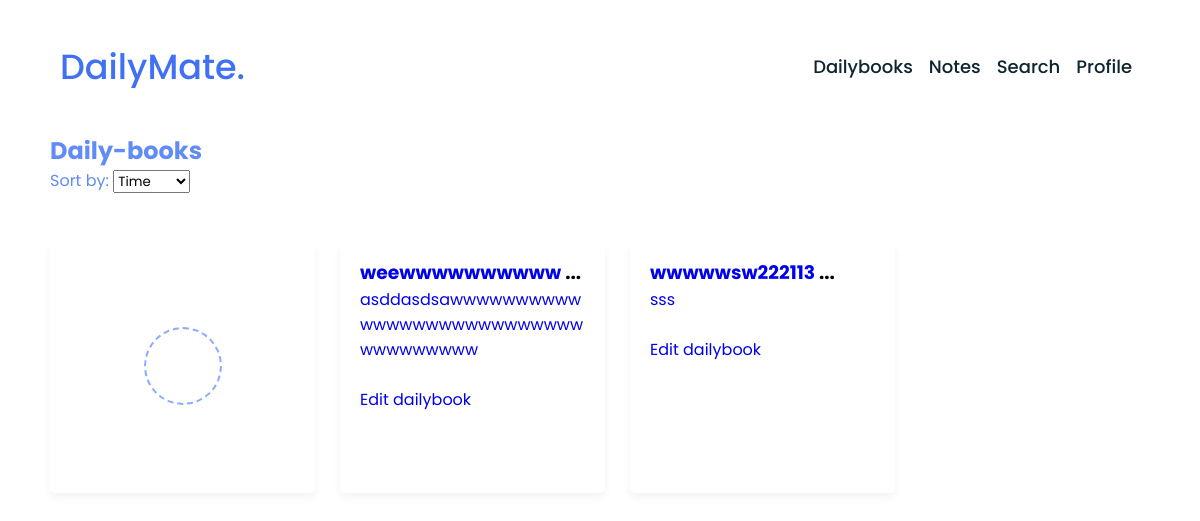
Page /www/daily-book/ (signed in) on the earlier database version.
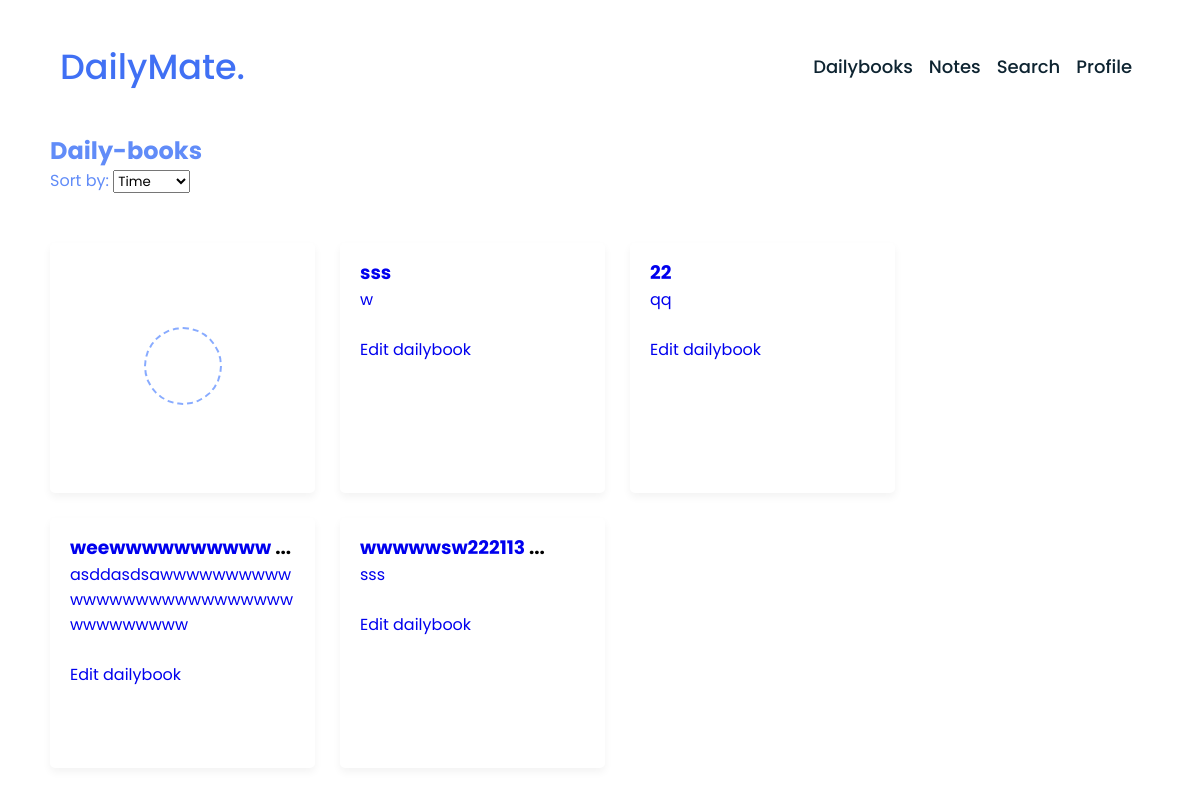
Same page on the later database version.
### dailybook/models.py (models this page shows, shortened)
class Dailybook(models.Model):
    author = models.ForeignKey(User, on_delete=models.CASCADE)  # добавьте это поле
    title = models.CharField(max_length=100)
    content = models.TextField()
    emotion_choices = [
        ('happy', 'Happy'),
        ('sad', 'Sad'),
        ('angry', 'Angry'),
        ('neutral', 'Neutral'),
    ]
    emotion = models.CharField(max_length=10, choices=emotion_choices)
    date_edit = models.DateTimeField()

### dailybook/views.py (the view)
# urls.py: path('<str:username>/daily-book/', dailybook_list, name='dailybook_list'),
@login_required
def dailybook_list(request, username):
    if request.user.username != username:
        return render(request, 'error/access_denied.html', status=403)
    else:
        try:
            user = User.objects.get(username=username)
        except User.DoesNotExist:
            raise Http404("User does not exist")
        sort_by = request.GET.get('sort_by')
        if sort_by == 'title':
            dailybooks = Dailybook.objects.filter(author=user).order_by('title')
        elif sort_by == 'emotion':
            dailybooks = Dailybook.objects.filter(author=user).order_by('emotion')
        else:  # Default sorting by date_edit
            dailybooks = Dailybook.objects.filter(author=user).order_by('-date_edit')
        return render(request, 'main/dailybook_list.html', {'dailybooks': dailybooks})

### dailybook/templates/main/dailybook_list.html (shortened to what this page needs)
{% extends 'base.html' %}
{% load static %}
{% block head %}
  <link rel="stylesheet" href="{% static 'css/note_list.css' %}">
  <link rel="stylesheet" href="https://unicons.iconscout.com/release/v4.0.0/css/line.css">
{% endblock %}
{% block content %}
<h2 style="color: #618cf8; margin-left: 50px;">Daily-books</h2>
  <form id="sortForm" method="get">
      <label for="sort_by" style="color: #618cf8; margin-left: 50px;">Sort by:</label>
      <select name="sort_by" id="sort_by">
        <option value="timestamp">Time</option>
      </select>
  </form>
  <div class="wrapper">
    <li class="add-box">
      <a href="{% url 'dailybook_create' username=request.user.username %}" class="add-link">
        <div class="icon"></div>
      </a>
    </li>
    {% for dailybook in dailybooks %}
    <li>
      <h3><a href="{% url 'dailybook_detail' username=request.user.username pk=dailybook.pk %}">{{ dailybook.title|slice:":13"  }}</a>
      {% if dailybook.title|length > 13 %}
        ...
      {% endif %}</h3>
       <p><a href="{% url 'dailybook_detail' username=request.user.username pk=dailybook.pk %}">{{ dailybook.content|slice:":156"  }}</a>
      </p>
      <br>
      <div class = "edit">
        <a href="{% url 'dailybook_edit' username=request.user.username pk=dailybook.pk %}">Edit dailybook</a>
      </div>
    </li>
    {% endfor %}
  </div>
{% endblock %}

Differences in the rows shown:
added Dailybook: title "sss", content "w"
added Dailybook: title "22", content "qq"
